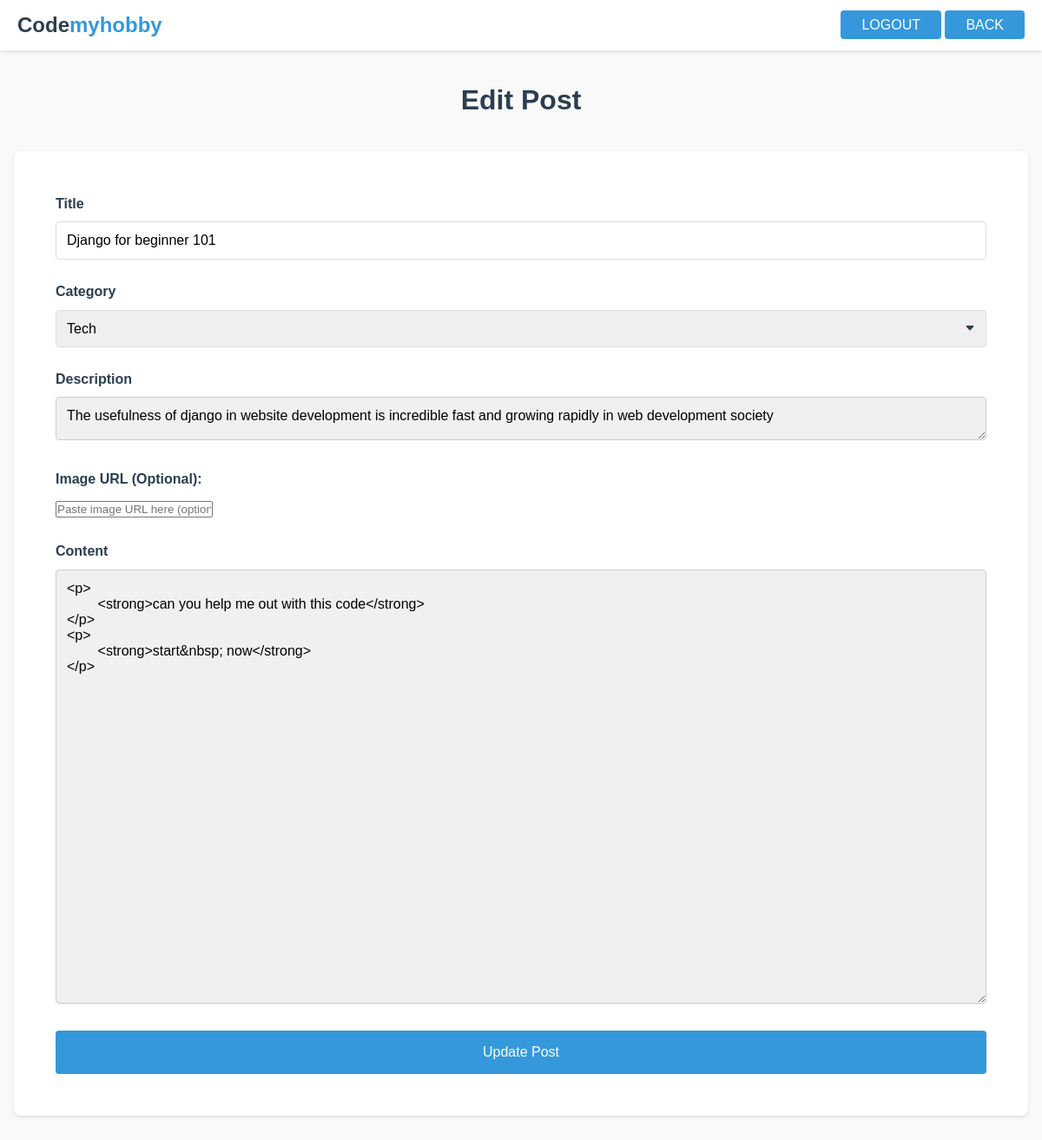
/edit-post/17 (signed in), run on the app's committed database.
### flaskblog/models.py (models this page shows, shortened)
class Post(db.Model):
    id = db.Column(db.Integer, primary_key=True)
    title = db.Column(db.String(100), nullable=False)
    category_id = db.Column(db.Integer, db.ForeignKey('category.id'), nullable=False)
    description = db.Column(db.Text, nullable=False)
    date_posted = db.Column(db.DateTime, nullable=False, default=datetime.utcnow)
    image_url = db.Column(db.String(500), nullable=True)
    content = db.Column(db.Text, nullable=False)
    user_id = db.Column(db.Integer, db.ForeignKey('user.id'), nullable=False)
    comments = db.relationship('Comment', back_populates='post')

class Category(db.Model):
    id = db.Column(db.Integer, primary_key=True)
    name = db.Column(db.String(100), nullable=False, unique=True)
    posts = db.relationship('Post', backref='category', lazy=True)

### flaskblog/routes.py (the view, shortened to what this page needs)
@app.route('/edit-post/<int:post_id>', methods=['GET', 'POST'])
@login_required
def edit_post(post_id):
    categories = Category.query.all()
    post = Post.query.get_or_404(post_id)
    if post.author != current_user:
        abort(403)
    return render_template('create-post.html', title='Edit Post', post=post, categories=categories)

### flaskblog/__init__.py (called while the page is built)
@login_manager.user_loader
def load_user(user_id):
    from flaskblog.models import User
    return User.query.get(int(user_id))

### flaskblog/templates/create-post.html (shortened to what this page needs)
<!DOCTYPE html>
<html lang="en">
<head>
    <link rel="stylesheet" href="https://cdn.jsdelivr.net/npm/sceditor@3/minified/themes/default.min.css" />
    <link rel="stylesheet" href="https://cdn.jsdelivr.net/npm/sceditor@3/minified/themes/default.min.css" />
    <link rel="stylesheet" href="{{url_for('static', filename='css/create_post.css')}}">
</head>
<body>
    <header class="header">
        <a href="/" class="logo">
            <span>Code</span>
            <span>myhobby</span>
        </a>
        <div>
            {% if current_user.is_authenticated %}
                <a href="{{ url_for('logout') }}" class="logout-btn">LOGOUT</a>
            {% endif %}
            <a href="{{ url_for('home_page') }}" class="logout-btn">BACK</a>
        </div>
    </header>
    <div class="container">
        <h1 class="page-title">{{ 'Edit Post' if post else 'Create New Post' }}</h1>
        <form class="create-post-form" method="POST" action="{{ url_for('edit_post', post_id=post.id) if post else url_for('create_post') }}">
            <div class="form-group">
                <label for="title">Title</label>
                <input
                    type="text"
                    id="title"
                    name="title"
                    class="form-control"
                    required
                    maxlength="100"
                    placeholder="Enter post title"
                    value="{{ post.title if post else '' }}"
                >
            </div>
            <div class="form-group">
                <label for="category">Category</label>
                <select
                    id="category"
                    name="category_id"
                    class="form-control"
                    required
                >
                    {% for category in categories %}
                        <option value="{{ category.id }}" {% if post and post.category_id == category.id %}selected{% endif %}>{{ category.name }}</option>
                    {% endfor %}
                </select>
            </div>
            <div class="form-group">
                <label for="description">Description</label>
                <textarea
                    id="description"
                    name="description"
                    class="form-control"
                    required
                    placeholder="Enter a brief description of your post"
                    rows="1"
                >{{ post.description if post else '' }}</textarea>
            </div>
            <div class="form-group">
                <label for="image_url">Image URL (Optional):</label>
                <input type="url" name="image_url" id="image_url" placeholder="Paste image URL here (optional)">
            </div>
            <div class="form-group">
                <label for="content">Content</label>
                <textarea
                    id="content"
                    name="content"
                    class="form-control"
                    required
                    placeholder="Write your post content here"
                    rows="10"
                >{{ post.content if post else '' }}</textarea>
            </div>
            <button type="submit" class="submit-btn">{{ 'Update Post' if post else 'Publish Post' }}</button>
        </form>
    </div>
</body>
</html>

### flaskblog/static/css/create_post.css (style rules this page uses)
:root { --primary-color: #3498db; --text-color: #2c3e50; --background-color: #f9f9f9; --white: #ffffff; }
* { margin: 0; padding: 0; box-sizing: border-box; font-family: 'Arial', sans-serif; }
body { background-color: var(--background-color); color: var(--text-color); line-height: 1.6; }
.header { background-color: var(--white); padding: 1rem 2rem; box-shadow: 0 2px 4px rgba(0,0,0,0.1); display: flex; justify-content: space-between; align-items: center; padding: 10px 20px; color: white; }
.logo { display: flex; align-items: center; text-decoration: none; }
.logo span:first-child { color: var(--text-color); font-size: 1.5rem; font-weight: bold; }
.logo span:last-child { color: var(--primary-color); font-size: 1.5rem; font-weight: bold; }
.logout-btn { background-color: var(--primary-color); color: var(--white); padding: 0.5rem 1.5rem; text-decoration: none; border: none; border-radius: 4px; cursor: pointer; font-size: 1rem; }
.container { max-width: 1500px; margin: 2rem auto; padding: 0 1rem; }
.page-title { text-align: center; margin-bottom: 2rem; color: var(--text-color); }
.create-post-form { background-color: var(--white); padding: 3rem; border-radius: 8px; box-shadow: 0 2px 4px rgba(0,0,0,0.1); }
.form-group { margin-bottom: 1.5rem; }
.form-group label { display: block; margin-bottom: 0.5rem; font-weight: bold; color: var(--text-color); }
.form-control { width: 100%; padding: 0.75rem; border: 1px solid #ddd; border-radius: 4px; font-size: 1rem; transition: border-color 0.3s ease; }
textarea.form-control { min-height: 500px; width: 100%; resize: vertical; background-color: #f0f0f0; border: 1px solid #ccc; }
textarea#description { min-height: 50px; height: auto; }
.submit-btn { background-color: var(--primary-color); color: var(--white); padding: 1rem 2rem; border: none; border-radius: 4px; cursor: pointer; font-size: 1rem; width: 100%; transition: background-color 0.3s ease; }
select.form-control { appearance: none; -webkit-appearance: none; -moz-appearance: none; background-repeat: no-repeat; background-position: right 0.75rem center; background-size: 12px; padding-right: 2.5rem; }

### data on the page
Post: title "Django for beginner 101", category_id "Tech", description "The usefulness of django in website development is incredible fast and growing rapidly in web development society", content "<p> <strong>can you help me out with this code</strong> </p> <p> <strong>start&nbsp; now</strong> </p>"

### other printed values
{{ 'Edit Post' if post else 'Create New Post' }} "Edit Post"
{{ 'Update Post' if post else 'Publish Post' }} "Update Post"
